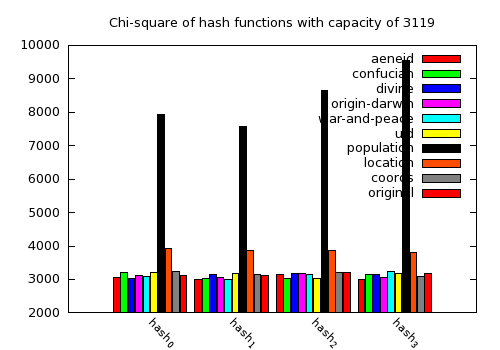

gnuplot code for this plot:
set terminal pngcairo  transparent enhanced font "arial,10" fontscale 1.0 size 500, 350 
set output 'histogram.png'
set boxwidth 0.9 absolute
set style fill   solid 1.00 border lt -1
set key inside right top vertical Right noreverse noenhanced autotitles nobox
set style histogram clustered gap 1 title  offset character 0, 0, 0
set datafile missing '-'
set style data histograms
set xtics border in scale 0,0 nomirror rotate by -45  offset character 0, 0, 0 autojustify
set xtics  norangelimit font ",8"
set xtics   ()
set title "Chi-square of hash functions with capacity of 3119"
#set yrange [ 0.00000 : 25000 ] noreverse nowriteback
i = 22
plot 'hash.dat' using 2:xtic(1) ti col, '' u 3 ti col, '' u 4 ti col, '' u 5 ti col, '' u 6 ti col, '' u 7 ti col, '' u 8 ti col, '' u 9 ti col, '' u 10 ti col, '' u 11 ti col
